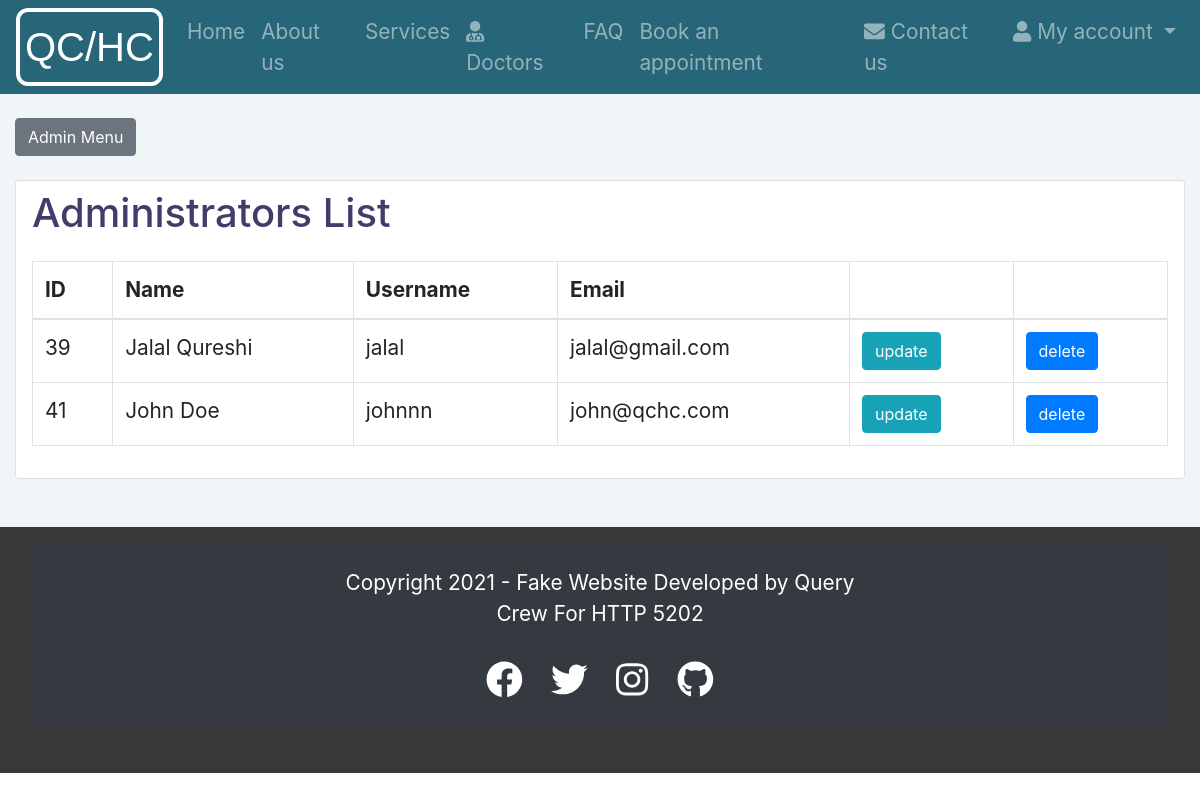
The page /index.php?page=admin_admins (signed in) on the database its author committed.
### tables this page shows
CREATE TABLE `users` (
  `id` int(20) UNSIGNED NOT NULL,
  `firstname` varchar(255) NOT NULL,
  `lastname` varchar(255) NOT NULL,
  `username` varchar(255) NOT NULL,
  `password` varchar(255) NOT NULL,
  `email` varchar(255) NOT NULL,
  `user_role_id` int(20) UNSIGNED NOT NULL
);

### database/AdminAllUsersPDO.php (called while the page is built, shortened)
<?php
class AdminAllUsersPDO {
    public function getAdmins($dbcon) {
        $query = "SELECT users.id, users.firstname, users.lastname, users.username, users.email FROM users, user_roles
                    WHERE users.user_role_id = user_roles.id
                      AND user_roles.type = 'admin'";
        $pdostm = $dbcon->prepare($query);
        $pdostm->execute();
        $admins = $pdostm->fetchAll(\PDO::FETCH_OBJ);
        return $admins;
    }
}

### pages/admin_admins.php (the view, shortened to what this page needs)
<?php
$dbcon = Database::getDb();
$newAdmins = new AdminAllUsersPDO();
$admins = $newAdmins->getAdmins($dbcon);
?>
<!DOCTYPE html>
<html lang="en">
<head>
    <link rel="stylesheet" href="library/bootstrap/bootstrap.min.css">
    <link rel="stylesheet" href="css/HeaderFooter.css">
    <link rel="stylesheet" href="css/admin-style/admin_dashboard.css">
    <link rel="stylesheet" href="css/admin-style/admin_sidebar.css">
</head>
<body>
<?php include_once 'header.php'; ?>
<div class="d-lg-flex align-items-stretch w-100">
    <main class="w-100 order-2" id="admin_main">
        <div class="container-fluid">
            <button class="btn btn-secondary my-4" type="button" id="sidebar_nav_btn">Admin Menu</button>
            <div class="card mb-5">
                <h1 class="pl-3 py-2">Administrators List</h1>
                <div class="p-3 faq-list overflow-auto">
                    <table class="table table-bordered">
                        <thead>
                        <tr>
                            <th scope="col">ID</th>
                            <th scope="col">Name</th>
                            <th scope="col">Username</th>
                            <th scope="col">Email</th>
                            <th>&nbsp;</th>
                            <th>&nbsp;</th>
                        </tr>
                        </thead>
                        <tbody>
                        <?php foreach ($admins as $a) {
                            $name = $a->firstname.' '.$a->lastname;
                            ?>
                            <tr>
                                <td><?= $a->id; ?></td>
                                <td><?= $name; ?></td>
                                <td><?= $a->username; ?></td>
                                <td><?= $a->email; ?></td>
                                <td>
                                    <form action="index.php?page=admin_admin_update" method="post">
                                        <input type="submit" class="button btn btn-info" name="updAdmin" value="update"/>
                                    </form>
                                </td>
                                <td>
                                    <form action="index.php?page=admin_admin_delete" method="post">
                                        <input type="submit" class="button btn btn-primary" name="dltAdmin" value="delete"/>
                                    </form>
                                </td>
                            </tr>
                        <?php } ?>
                        </tbody>
                    </table>
                </div>
            </div>
        </div>
    </main>
</div>
<?php include_once 'footer.php'; ?>
</body>
</html>

### css/HeaderFooter.css (style rules this page uses)
html { font-family: "Roboto", sans-serif; }

### css/admin-style/admin_dashboard.css (style rules this page uses)
body { color: #413c69; font-size: 1.3rem; }
h1 { margin: 0; }
main { background-color: rgba(112,159,176,.1); overflow: hidden; }

### rows shown on the page
users: id "39", name "Jalal Qureshi", username "jalal", email "jalal@gmail.com"
users: id "41", name "John Doe", username "johnnn", email "john@qchc.com"
